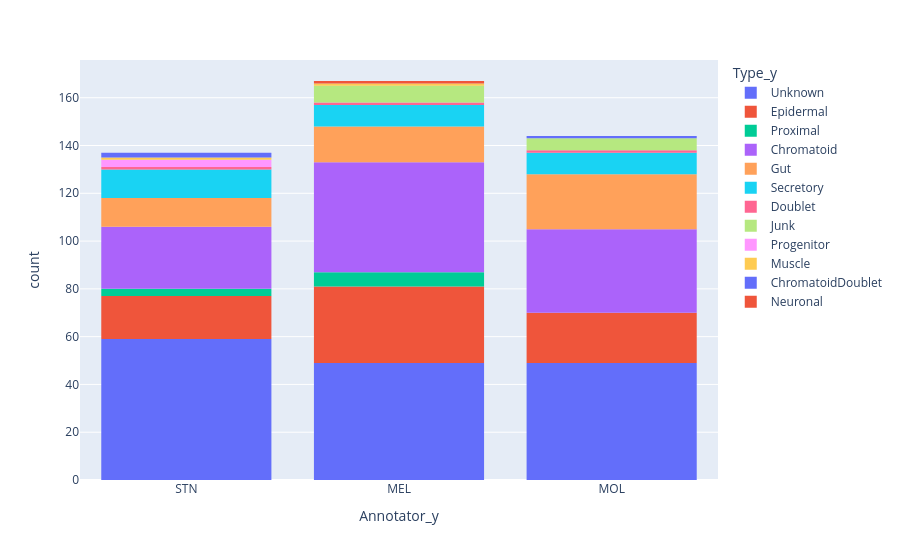

The notebook cell this image was saved under:
### Code cell
px.histogram(merged_df, x='Annotator_y', color='Type_y')

### Figure 1 — Plotly figure (JSON) as saved in the notebook; plotly's stock layout.template omitted (floating-point values rounded to 4 significant figures; data arrays with more than 128 entries replaced by an {"elided": "..."} marker saying what was removed)
{"data": [{"alignmentgroup": "True", "bingroup": "x", "hovertemplate": "Type_y=Unknown<br>Annotator_y=%{x}<br>count=%{y}<extra></extra>", "legendgroup": "Unknown", "marker": {"color": "#636efa", "pattern": {"shape": ""}}, "name": "Unknown", "offsetgroup": "Unknown", "orientation": "v", "showlegend": true, "type": "histogram", "x": {"elided": "157 str values"}, "xaxis": "x", "yaxis": "y"}, {"alignmentgroup": "True", "bingroup": "x", "hovertemplate": "Type_y=Epidermal<br>Annotator_y=%{x}<br>count=%{y}<extra></extra>", "legendgroup": "Epidermal", "marker": {"color": "#EF553B", "pattern": {"shape": ""}}, "name": "Epidermal", "offsetgroup": "Epidermal", "orientation": "v", "showlegend": true, "type": "histogram", "x": ["MEL", "MEL", "MOL", "MOL", "MOL", "MOL", "MOL", "MOL", "MOL", "MOL", "MOL", "MOL", "MOL", "MOL", "MOL", "MOL", "MOL", "MOL", "MOL", "MOL", "MOL", "MOL", "MOL", "MEL", "MEL", "MEL", "MEL", "MEL", "MEL", "MEL", "MEL", "MEL", "MEL", "MEL", "MEL", "MEL", "MEL", "MEL", "MEL", "MEL", "MEL", "MEL", "MEL", "MEL", "MEL", "MEL", "MEL", "MEL", "MEL", "MEL", "MEL", "MEL", "MEL", "STN", "STN", "STN", "STN", "STN", "STN", "STN", "STN", "STN", "STN", "STN", "STN", "STN", "STN", "STN", "STN", "STN", "STN"], "xaxis": "x", "yaxis": "y"}, {"alignmentgroup": "True", "bingroup": "x", "hovertemplate": "Type_y=Proximal<br>Annotator_y=%{x}<br>count=%{y}<extra></extra>", "legendgroup": "Proximal", "marker": {"color": "#00cc96", "pattern": {"shape": ""}}, "name": "Proximal", "offsetgroup": "Proximal", "orientation": "v", "showlegend": true, "type": "histogram", "x": ["STN", "STN", "STN", "MEL", "MEL", "MEL", "MEL", "MEL", "MEL"], "xaxis": "x", "yaxis": "y"}, {"alignmentgroup": "True", "bingroup": "x", "hovertemplate": "Type_y=Chromatoid<br>Annotator_y=%{x}<br>count=%{y}<extra></extra>", "legendgroup": "Chromatoid", "marker": {"color": "#ab63fa", "pattern": {"shape": ""}}, "name": "Chromatoid", "offsetgroup": "Chromatoid", "orientation": "v", "showlegend": true, "type": "histogram", "x": ["STN", "MEL", "MOL", "MOL", "MOL", "MOL", "MOL", "MOL", "MOL", "MOL", "MOL", "STN", "MOL", "MOL", "MOL", "MOL", "MOL", "MOL", "MOL", "MOL", "MOL", "MOL", "STN", "MOL", "MOL", "MOL", "MOL", "MOL", "MOL", "MOL", "MOL", "MOL", "MOL", "MOL", "MOL", "MOL", "MEL", "MEL", "MOL", "MEL", "MEL", "MEL", "MEL", "MEL", "MEL", "MEL", "MEL", "MEL", "MEL", "MEL", "MEL", "MEL", "MEL", "MEL", "MEL", "MEL", "MEL", "MEL", "MEL", "MEL", "MEL", "MEL", "MEL", "MEL", "MEL", "MEL", "MEL", "MEL", "MEL", "MEL", "MEL", "MEL", "MEL", "MEL", "MOL", "MOL", "MEL", "STN", "MEL", "STN", "STN", "STN", "STN", "MEL", "STN", "STN", "STN", "MEL", "STN", "STN", "STN", "STN", "MEL", "MEL", "STN", "STN", "STN", "STN", "STN", "STN", "MEL", "STN", "STN", "MEL", "STN", "STN", "STN"], "xaxis": "x", "yaxis": "y"}, {"alignmentgroup": "True", "bingroup": "x", "hovertemplate": "Type_y=Gut<br>Annotator_y=%{x}<br>count=%{y}<extra></extra>", "legendgroup": "Gut", "marker": {"color": "#FFA15A", "pattern": {"shape": ""}}, "name": "Gut", "offsetgroup": "Gut", "orientation": "v", "showlegend": true, "type": "histogram", "x": ["MEL", "STN", "MOL", "MOL", "MOL", "MOL", "MOL", "MOL", "MOL", "MOL", "MOL", "MOL", "MOL", "MOL", "MOL", "MOL", "MOL", "MOL", "MOL", "MOL", "MOL", "MOL", "MOL", "MEL", "MEL", "MEL", "MEL", "MEL", "MEL", "MEL", "MEL", "MEL", "MEL", "MEL", "MEL", "MEL", "MOL", "MOL", "STN", "STN", "MEL", "STN", "STN", "STN", "STN", "STN", "STN", "STN", "STN", "STN"], "xaxis": "x", "yaxis": "y"}, {"alignmentgroup": "True", "bingroup": "x", "hovertemplate": "Type_y=Secretory<br>Annotator_y=%{x}<br>count=%{y}<extra></extra>", "legendgroup": "Secretory", "marker": {"color": "#19d3f3", "pattern": {"shape": ""}}, "name": "Secretory", "offsetgroup": "Secretory", "orientation": "v", "showlegend": true, "type": "histogram", "x": ["MOL", "MOL", "MOL", "MOL", "MOL", "MOL", "MOL", "MOL", "MOL", "MEL", "MEL", "MEL", "MEL", "MEL", "MEL", "MEL", "MEL", "STN", "STN", "STN", "STN", "STN", "STN", "STN", "STN", "STN", "STN", "MEL", "STN", "STN"], "xaxis": "x", "yaxis": "y"}, {"alignmentgroup": "True", "bingroup": "x", "hovertemplate": "Type_y=Doublet<br>Annotator_y=%{x}<br>count=%{y}<extra></extra>", "legendgroup": "Doublet", "marker": {"color": "#FF6692", "pattern": {"shape": ""}}, "name": "Doublet", "offsetgroup": "Doublet", "orientation": "v", "showlegend": true, "type": "histogram", "x": ["STN", "MOL", "MEL"], "xaxis": "x", "yaxis": "y"}, {"alignmentgroup": "True", "bingroup": "x", "hovertemplate": "Type_y=Junk<br>Annotator_y=%{x}<br>count=%{y}<extra></extra>", "legendgroup": "Junk", "marker": {"color": "#B6E880", "pattern": {"shape": ""}}, "name": "Junk", "offsetgroup": "Junk", "orientation": "v", "showlegend": true, "type": "histogram", "x": ["MOL", "MOL", "MOL", "MOL", "MOL", "MEL", "MEL", "MEL", "MEL", "MEL", "MEL", "MEL"], "xaxis": "x", "yaxis": "y"}, {"alignmentgroup": "True", "bingroup": "x", "hovertemplate": "Type_y=Progenitor<br>Annotator_y=%{x}<br>count=%{y}<extra></extra>", "legendgroup": "Progenitor", "marker": {"color": "#FF97FF", "pattern": {"shape": ""}}, "name": "Progenitor", "offsetgroup": "Progenitor", "orientation": "v", "showlegend": true, "type": "histogram", "x": ["STN", "STN", "STN"], "xaxis": "x", "yaxis": "y"}, {"alignmentgroup": "True", "bingroup": "x", "hovertemplate": "Type_y=Muscle<br>Annotator_y=%{x}<br>count=%{y}<extra></extra>", "legendgroup": "Muscle", "marker": {"color": "#FECB52", "pattern": {"shape": ""}}, "name": "Muscle", "offsetgroup": "Muscle", "orientation": "v", "showlegend": true, "type": "histogram", "x": ["STN", "MEL"], "xaxis": "x", "yaxis": "y"}, {"alignmentgroup": "True", "bingroup": "x", "hovertemplate": "Type_y=ChromatoidDoublet<br>Annotator_y=%{x}<br>count=%{y}<extra></extra>", "legendgroup": "ChromatoidDoublet", "marker": {"color": "#636efa", "pattern": {"shape": ""}}, "name": "ChromatoidDoublet", "offsetgroup": "ChromatoidDoublet", "orientation": "v", "showlegend": true, "type": "histogram", "x": ["STN", "STN", "MOL"], "xaxis": "x", "yaxis": "y"}, {"alignmentgroup": "True", "bingroup": "x", "hovertemplate": "Type_y=Neuronal<br>Annotator_y=%{x}<br>count=%{y}<extra></extra>", "legendgroup": "Neuronal", "marker": {"color": "#EF553B", "pattern": {"shape": ""}}, "name": "Neuronal", "offsetgroup": "Neuronal", "orientation": "v", "showlegend": true, "type": "histogram", "x": ["MEL"], "xaxis": "x", "yaxis": "y"}], "layout": {"barmode": "relative", "legend": {"title": {"text": "Type_y"}, "tracegroupgap": 0}, "margin": {"t": 60}, "xaxis": {"anchor": "y", "domain": [0, 1], "title": {"text": "Annotator_y"}}, "yaxis": {"anchor": "x", "domain": [0, 1], "title": {"text": "count"}}}}
